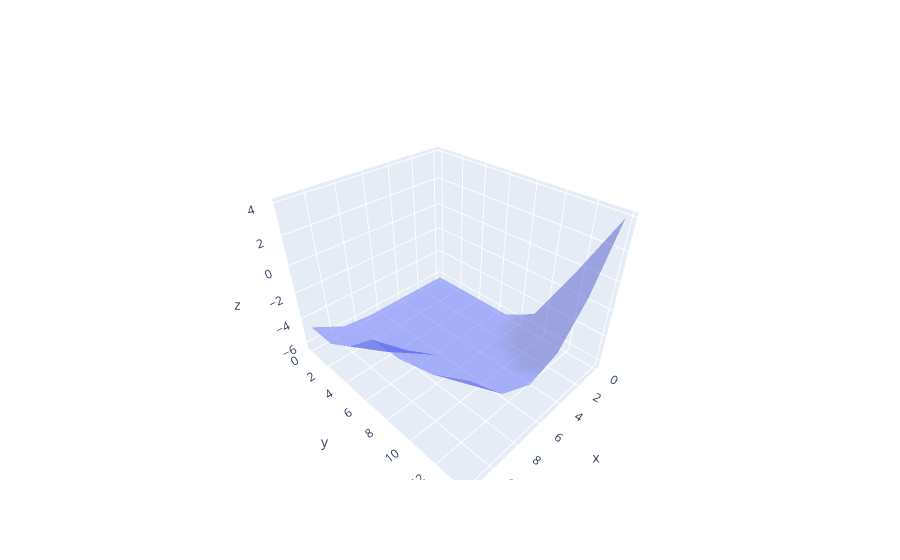

Notebook source saved alongside this figure:
### Code cell
# Using plotly make a iteractive 3D scatter plot of the data
# x axis = num_buckets
# y axis = len_vector
# z axis = total_time
# slider = threads
import plotly.graph_objects as go

df = df_original[df_original["threads"] == 8]

df['num_buckets'] = df['num_buckets'].apply(np.log)
df['len_vector'] = df['len_vector'].apply(np.log)
df['execution_time'] = df['execution_time'].apply(np.log)



fig = go.Figure(data=[go.Mesh3d(
    x=df.num_buckets,
    y=df.len_vector,
    z=df.execution_time,
    opacity=0.5
    
    )])



fig.show()

### Figure 1 — Plotly figure (JSON) as saved in the notebook; plotly's stock layout.template omitted (floating-point values rounded to 4 significant figures)
{"data": [{"opacity": 0.5, "type": "mesh3d", "x": [0, 2.303, 4.605, 6.908, 9.21, 11.51, 0, 2.303, 4.605, 6.908, 9.21, 11.51, 0, 2.303, 4.605, 6.908, 9.21, 11.51, 0, 2.303, 4.605, 6.908, 9.21, 11.51, 0, 2.303, 4.605, 6.908, 9.21, 11.51, 0, 2.303, 4.605, 6.908, 9.21, 11.51, 0, 2.303, 4.605, 6.908, 9.21, 11.51], "y": [0, 0, 0, 0, 0, 0, 2.303, 2.303, 2.303, 2.303, 2.303, 2.303, 4.605, 4.605, 4.605, 4.605, 4.605, 4.605, 6.908, 6.908, 6.908, 6.908, 6.908, 6.908, 9.21, 9.21, 9.21, 9.21, 9.21, 9.21, 11.51, 11.51, 11.51, 11.51, 11.51, 11.51, 13.82, 13.82, 13.82, 13.82, 13.82, 13.82], "z": [-6.215, -6.215, -6.215, -6.215, -5.952, -4.689, -6.215, -6.215, -6.215, -6.215, -5.878, -4.646, -6.215, -6.215, -6.215, -6.215, -5.298, -3.381, -6.215, -6.215, -6.119, -5.573, -3.681, -1.42, -4.88, -6.119, -6.032, -5.426, -3.507, -1.258, -0.6777, -4.241, -5.185, -4.423, -2.7, -0.6218, 3.92, 0.05751, -2.39, -3.049, -1.912, 0.6596]}], "layout": {}}
